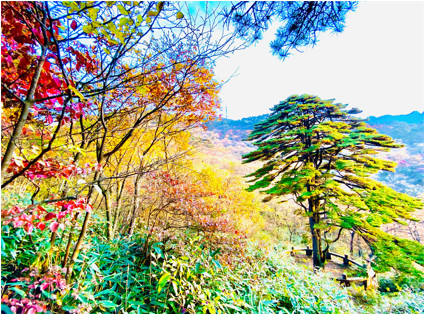
#> input picture sources/ch4ColorSpace/mountain.jpg, 425 x 314 px
$ python ch4_9.py
#> lines starting #> are read from the running program, lines starting #| are printed output that depends on the picture
# ch4_9.py
import cv2

image = cv2.imread('mountain.jpg')
#> image is the input picture: shape (314, 425, 3); mean B, G, R 129.4, 166, 161.7
cv2.imshow('bgr', image)

hsv_image = cv2.cvtColor(image, cv2.COLOR_BGR2HSV)
#> hsv_image: shape (314, 425, 3); mean H, S, V 53.3, 129.2, 193.3
hue, saturation, value = cv2.split(hsv_image)
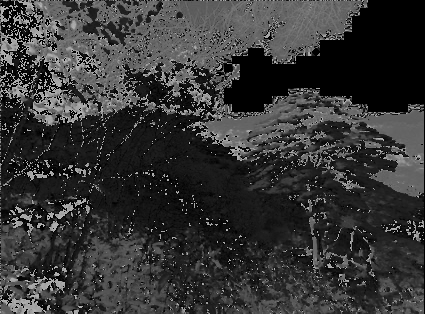
#> hue: shape (314, 425); min 0, max 179, mean 53.3
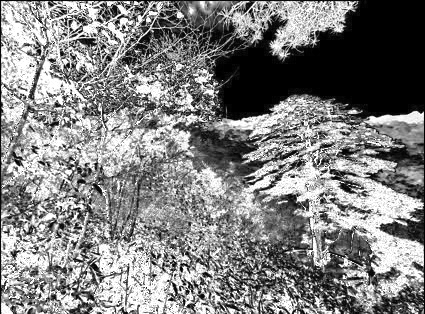
#> saturation: shape (314, 425); min 0, max 255, mean 129.2
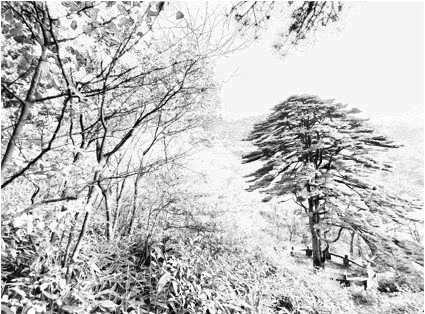
#> value: shape (314, 425); min 0, max 255, mean 193.3
cv2.imshow('hsv', hue)
cv2.imshow('saturation', saturation)
cv2.imshow('value', value)

cv2.waitKey(0)
cv2.destroyAllWindows()

$ run again, with sources/ch4ColorSpace/street.jpg copied over sources/ch4ColorSpace/mountain.jpg
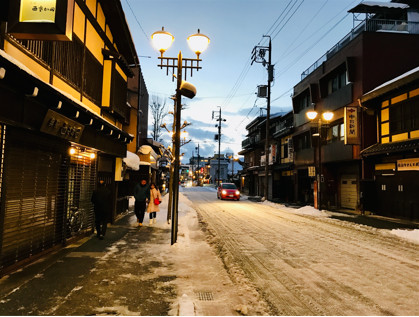
#> input picture sources/ch4ColorSpace/street.jpg, 419 x 317 px
#> image is the input picture: shape (317, 419, 3); mean B, G, R 76.5, 95.7, 108.1
#> hsv_image: shape (317, 419, 3); mean H, S, V 38.9, 131.4, 116.9
#> `hue, saturation, value = cv2.split(hsv_image)`:
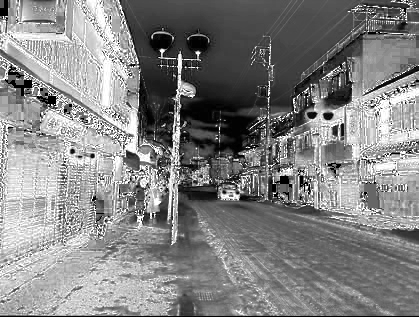
#> saturation: shape (317, 419); min 0, max 255, mean 131.4
#> `hue, saturation, value = cv2.split(hsv_image)`:
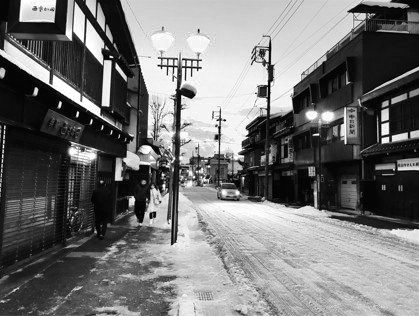
#> value: shape (317, 419); min 0, max 255, mean 116.9

$ run again, with sources/ch4ColorSpace/view.jpg copied over sources/ch4ColorSpace/mountain.jpg
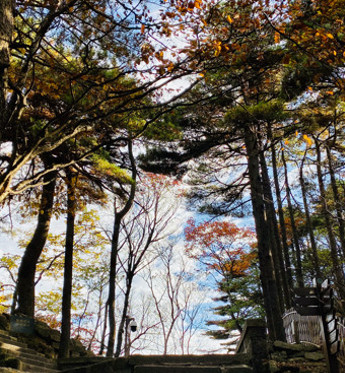
#> input picture sources/ch4ColorSpace/view.jpg, 345 x 373 px
#> image is the input picture: shape (373, 345, 3); mean B, G, R 85.3, 95.2, 101.7
#> hsv_image: shape (373, 345, 3); mean H, S, V 54.1, 89.8, 106.8
#> `hue, saturation, value = cv2.split(hsv_image)`:
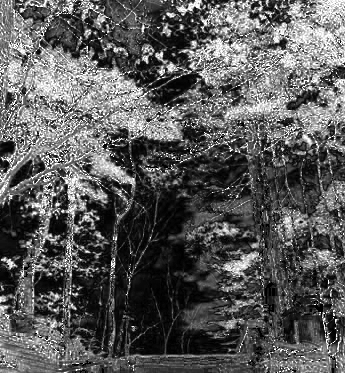
#> saturation: shape (373, 345); min 0, max 255, mean 89.8
#> `hue, saturation, value = cv2.split(hsv_image)`:
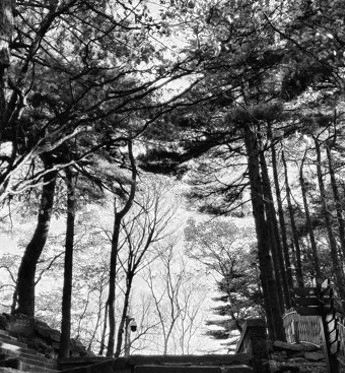
#> value: shape (373, 345); min 0, max 255, mean 106.8
